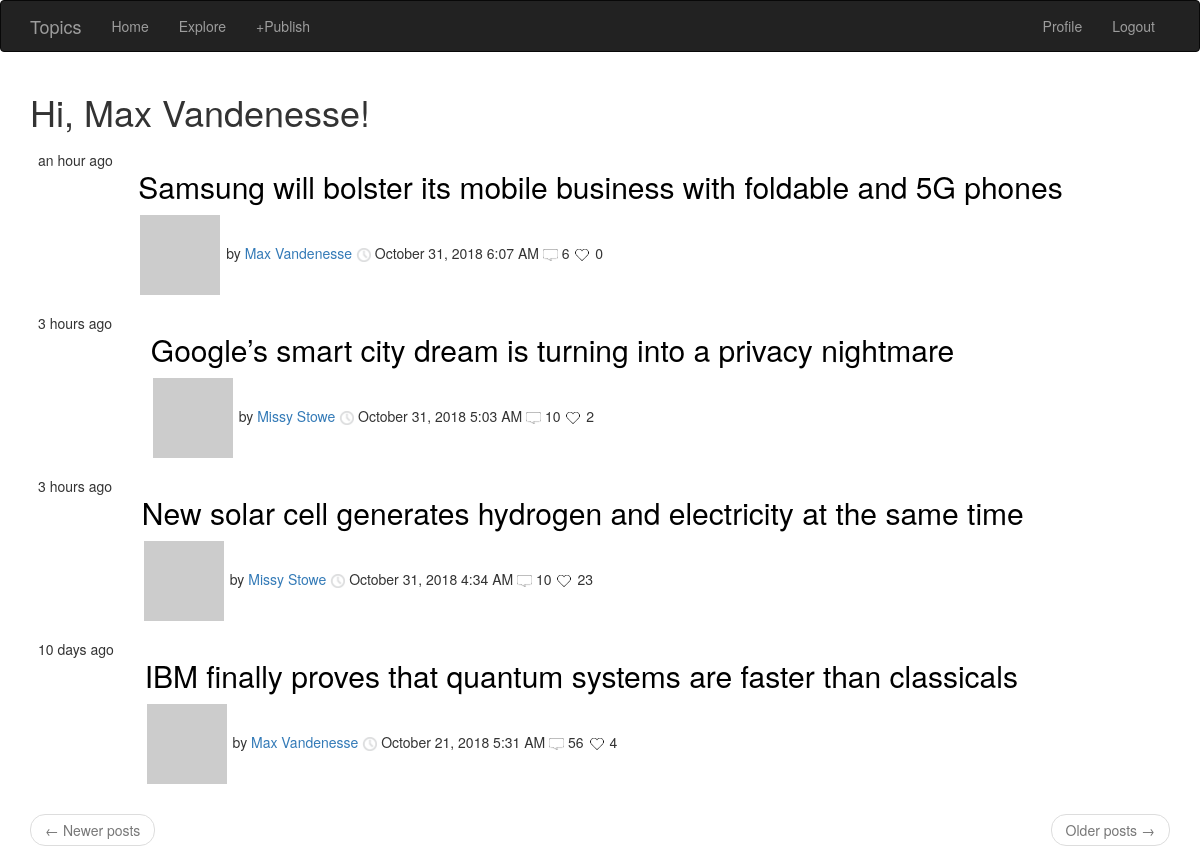
Page /explore (signed in) on the committed database.
### app/models.py (models this page shows, shortened)
class User(UserMixin, db.Model):
    id = db.Column(db.Integer, primary_key=True)
    username = db.Column(db.String(64), index=True, unique=True)
    email = db.Column(db.String(120), index=True, unique=True)
    password_hash = db.Column(db.String(128))
    posts = db.relationship('Post', backref='author', lazy='dynamic')
    comments = db.relationship('Comment', backref='author', lazy='dynamic')
    replies = db.relationship('Reply', backref='author', lazy='dynamic')
    about_me = db.Column(db.String(140))
    last_seen = db.Column(db.DateTime, default=datetime.utcnow)
    number_of_posts = db.Column(db.Integer)
    followed = db.relationship(
        'User',
        secondary=followers,
        primaryjoin=(followers.c.follower_id == id),
        secondaryjoin=(followers.c.followed_id == id),
        backref=db.backref('followers', lazy='dynamic'),
        lazy='dynamic')
    def avatar(self, size):
        digest = md5(self.email.lower().encode('utf-8')).hexdigest()
        return 'https://www.gravatar.com/avatar/{}?d=identicon&s={}'.format(
            digest, size)

class Post(db.Model):
    id = db.Column(db.Integer, primary_key=True)
    title = db.Column(db.String(500))
    body = db.Column(db.String(50000))
    timestamp = db.Column(db.DateTime, index=True, default=datetime.utcnow)
    user_id = db.Column(db.Integer, db.ForeignKey('user.id'))
    comments = db.relationship('Comment', backref='post', lazy='dynamic')
    replies = db.relationship('Reply', backref='post', lazy='dynamic')
    number_of_comments = db.Column(db.Integer)
    likes = db.Column(db.Integer)
    tags = db.Column(db.String(500))

### app/routes.py (the view)
@app.route('/explore')
@login_required
def explore():
    page = request.args.get('page', 1, type=int)
    posts = Post.query.order_by(Post.timestamp.desc()).paginate(
        page, app.config['POSTS_PER_PAGE'], False)
    next_url = url_for('explore', page=posts.next_num) \
        if posts.has_next else None
    prev_url = url_for('explore', page=posts.prev_num) \
        if posts.has_prev else None
    return render_template(
        "index.html",
        title='Explore',
        posts=posts.items,
        next_url=next_url,
        prev_url=prev_url)

### app/models.py (called while the page is built)
@login.user_loader
def load_user(id):
    return User.query.get(int(id))

### app/routes.py (called while the page is built)
@app.before_request
def before_request():
    if current_user.is_authenticated:
        current_user.last_seen = datetime.utcnow()
        db.session.commit()

### app/templates/index.html (shortened to what this page needs)
 {% extends "base.html" %} {% import 'bootstrap/wtf.html' as wtf %} {% block app_content %}
<h1>Hi, {{ current_user.username }}!</h1>
 {% for post in posts %} {% include '_post.html' %} {% endfor %}
<nav aria-label="...">
    <ul class="pager">
        <li class="previous{% if not prev_url %} disabled{% endif %}">
            <a href="{{ prev_url or '#' }}">
                <span aria-hidden="true">&larr;</span> Newer posts
            </a>
        </li>
        <li class="next{% if not next_url %} disabled{% endif %}">
            <a href="{{ next_url or '#' }}">
                Older posts
                <span aria-hidden="true">&rarr;</span>
            </a>
        </li>
    </ul>
</nav>
{% endblock %}

### app/templates/_post.html
<table class="table table-hove">
    <tr>
        <td id="time" valign="bottom !important">
            {{moment(post.timestamp).fromNow()}}
        </td>
        <td>
            <h2>
                <a class="blackLink" href="{{ url_for( 'post', id=post.id) }} ">
                    {{post.title}}</a>
            </h2>
            <a href="{{ url_for( 'user', username=post.author.username) }} ">
                <img style="margin:2px !important; " src="{{ post.author.avatar(30) }} " />
            </a>
            by
            <a href="{{ url_for( 'user', username=post.author.username) }} ">
                {{ post.author.username }}</a>
            <img width="15px " src="/static/images/clock.png "> {{moment(post.timestamp).format('LLL') }}
            <img width="15px " src="/static/images/comment.png "> {{post.number_of_comments}}
            <img width="18px " src="/static/images/heart3.png "> {{post.likes}}
        </td>
    </tr>
</table>

### app/static/css/style.css (style rules this page uses)
.table { margin-bottom: 0; }
.table>tbody>tr>td { border-top: 0px !important; }
.blackLink { color: black; }

### rows in the picture
User: username "Max Vandenesse"
Post: timestamp "an hour ago", title "Samsung will bolster its mobile business with foldable and 5G phones", author.username "Max Vandenesse", timestamp "October 31, 2018 6:07 AM", number_of_comments "6", likes "0"
Post: timestamp "3 hours ago", title "Google’s smart city dream is turning into a privacy nightmare", author.username "Missy Stowe", timestamp "October 31, 2018 5:03 AM", number_of_comments "10", likes "2"
Post: timestamp "3 hours ago", title "New solar cell generates hydrogen and electricity at the same time", author.username "Missy Stowe", timestamp "October 31, 2018 4:34 AM", number_of_comments "10", likes "23"
Post: timestamp "10 days ago", title "IBM finally proves that quantum systems are faster than classicals", author.username "Max Vandenesse", timestamp "October 21, 2018 5:31 AM", number_of_comments "56", likes "4"
